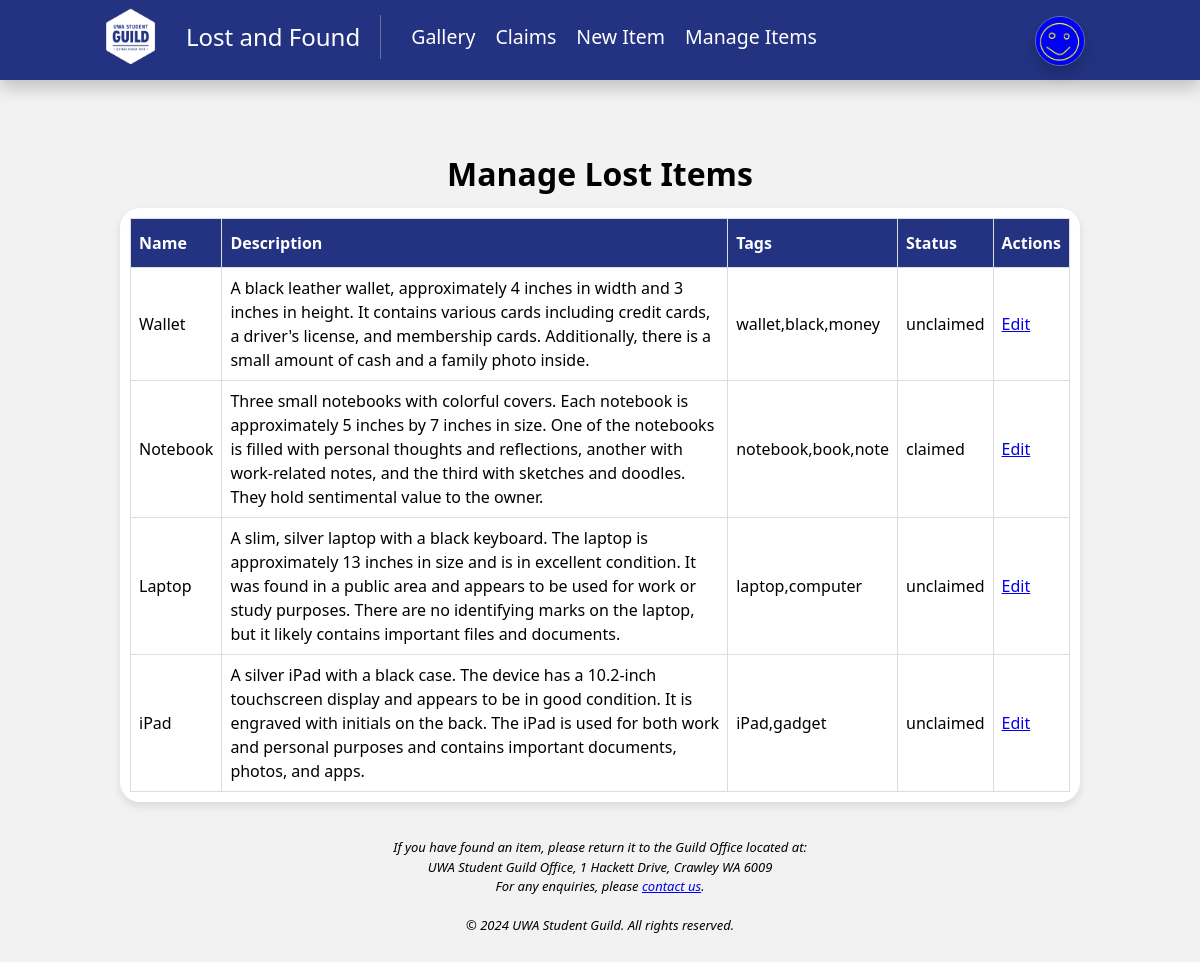
/admin/manage-items (signed in), run on the app's committed database.
### app/models.py (models this page shows, shortened)
class User(UserMixin, db.Model):
    id = db.Column(db.Integer, primary_key=True)
    email = db.Column(db.String(120), index=True, unique=True)
    password_hash = db.Column(db.String(128))
    previlage = db.Column(db.String(128))
    first_name = db.Column(db.String(128))
    last_name = db.Column(db.String(128))
    photo_path = db.Column(db.String(128), default="sample_profile_photo.jpg")
    created_at = db.Column(db.DateTime, default=datetime.now)
    updated_at = db.Column(db.DateTime, default=datetime.now, onupdate=datetime.now)

class LostItem(db.Model):
    id = db.Column(db.Integer, primary_key=True)
    name = db.Column(db.String(128))
    description = db.Column(db.String(512))
    tags = db.Column(db.String(128))
    photo_paths = db.Column(db.String(128))
    status = db.Column(db.String(128), default="unclaimed")
    created_at = db.Column(db.DateTime, default=datetime.now)
    updated_at = db.Column(db.DateTime, default=datetime.now, onupdate=datetime.now)
    admin_id = db.Column(db.Integer, db.ForeignKey('user.id'))

### app/routes.py (the view)
@app.route('/admin/manage-items', methods=['GET'])
@login_required
def admin_manage_items():
    if not current_user.previlage == 'admin':
        return redirect(url_for('index'))
    items = LostItem.query.all() # Fetch all lost items from the database
    return render_template('admin/manage-items.html', items=items)

### app/models.py (called while the page is built)
@login.user_loader
def load_user(id):
    return db.session.get(User, int(id))

### app/templates/admin/manage-items.html (shortened to what this page needs)
{% extends "base.html" %}
{% block header %}
Manage Lost Items
{% endblock %}
{% block content %}
<table id="table-layout">
    <thead>
        <tr>
            <th>Name</th>
            <th>Description</th>
            <th>Tags</th>
            <th>Status</th>
            <th>Actions</th>
        </tr>
    </thead>
    <tbody>
        {% for item in items %}
        <tr>
            <td>{{ item.name }}</td>
            <td>{{ item.description }}</td>
            <td>{{ item.tags }}</td>
            <td>{{ item.status }}</td>
            <td>
                <a href="/admin/edit-item/{{ item.id }}">Edit</a>
            </td>
        </tr>
        {% endfor %}
    </tbody>
</table>
{% endblock %}

### app/templates/base.html (shortened to what this page needs)
<!DOCTYPE html>
<html lang="en">
<head>
    <link rel="stylesheet" type="text/css" href="{{ url_for('static', filename='css/styles.css') }}">
</head>
    <body>
        <header>
            <nav class="navbar">
                <div class="nav-items">
                    <div class="nav-menu">
                        <img class="logo-navbar" src="{{ url_for('static', filename='css/SGlogo.PNG') }}" alt="Student Guild Logo">
                        <div class="nav-menu-title">Lost and Found</div>
                        <a href="{{ url_for('gallery') }}">Gallery</a>
                        {% if current_user.previlage == 'admin' %}
                            <a href="{{ url_for('admin_claims') }}">Claims</a>
                            <a href="{{ url_for('new_item') }}">New Item</a>
                            <a href="{{ url_for('admin_manage_items') }}">Manage Items</a>
                        {% endif %}
                        <div class="dropdown">
                            <img class="profile-navbar" src="{{ url_for('static', filename='profile_photos/' + current_user.photo_path) }}" alt="Profile Image" class="profile-img">
                        </div>
                    </div>
                </div>
            </nav>
        </header>
        <div class="page-header">
            <h2>{% block header %}Default Header{% endblock %}</h2>
        </div>
        <div class="content-container">
            {% block content %}
            {% endblock %}
        </div>
        <footer class ="additional-text">
            <p>If you have found an item, please return it to the Guild Office located at:</p>
            <address>
                UWA Student Guild Office, 1 Hackett Drive, Crawley WA 6009
            </address>
            <p>For any enquiries, please <a href="https://www.uwastudentguild.com/contact" target="blank">contact us</a>.</p>
            <br>
            <p >© 2024 UWA Student Guild. All rights reserved.</p>
        </footer>
    </body>
</html>

### app/static/css/styles.css (style rules this page uses)
* { margin: 0; padding: 0; box-sizing: border-box; }
body { font-family: 'Segoe UI', 'Open Sans', 'Helvetica Neue', sans-serif; font-size: 1rem; font-weight: 300; line-height: 1.5; scroll-behavior: smooth; background-color: rgb(242, 242, 242); }
h2 { font-weight: bold; font-size:xx-large; text-align: center; margin-top: 5px; margin-bottom: 5px; }
.navbar { position: fixed; width: 100%; height: 80px; display: flex; flex-direction: row; border-bottom: 1px solid #233382; background-color: #233382; z-index: 1000; box-shadow: 0px 8px 16px 0px rgba(0,0,0,0.2); }
.nav-items { width: 100%; margin-left: 8%; margin-right: 8%; }
.nav-menu { display: flex; position: static; width: 100%; height: 100%; background: none; align-items: center; padding-bottom: 5px; font-size: 19.5px; font-weight: bolder; }
.nav-menu-title { font-size: x-large; color: white; padding-left: 20px; text-align: center; }
.nav-menu a { display: block; padding: 20px 10px; color: white; text-decoration: none; text-align: center; }
.logo-navbar { width: 70px; height: 70px; object-fit: scale-down; }
.dropdown { margin-top: 2vb; margin-left: auto; margin-right: 2vb; margin-bottom: 0.5vb; }
.profile-navbar { width: 50px; height: 50px; border-radius: 50%; border: 1px solid rgba(255, 255, 255, 0.3); box-shadow: 0px 8px 16px 0px rgba(0,0,0,0.2); }
.additional-text { padding-top: 3%; padding-bottom: 3%; font-size: small; font-style: italic; text-align: center; }
.page-header { padding-top: 15vb; text-align: center; font-weight: 350; }
.content-container { display: block; background-color: white; width: 80%; margin-left: 10%; margin-right: 10%; margin-top: 10px; border-radius: 20px; box-shadow: 0 4px 8px rgba(0,0,0,0.1); padding: 10px; overflow: auto; }
#table-layout { border-collapse: collapse; width: 100%; }
#table-layout td, #table-layout th { border: 1px solid #ddd; padding: 8px; }
#table-layout tr:nth-child(even) { background-color: white; }
#table-layout th { padding-top: 12px; padding-bottom: 12px; text-align: left; background-color: #233382; color: white; }

### data on the page
User: photo_path (picture)
LostItem: name "Wallet", description "A black leather wallet, approximately 4 inches in width and 3 inches in height. It contains various cards including credit cards, a driver's license, and membership cards. Additionally, there is a small amount of cash and a family photo inside.", tags "wallet,black,money", status "unclaimed"
LostItem: name "Notebook", description "Three small notebooks with colorful covers. Each notebook is approximately 5 inches by 7 inches in size. One of the notebooks is filled with personal thoughts and reflections, another with work-related notes, and the third with sketches and doodles. They hold sentimental value to the owner.", tags "notebook,book,note", status "claimed"
LostItem: name "Laptop", description "A slim, silver laptop with a black keyboard. The laptop is approximately 13 inches in size and is in excellent condition. It was found in a public area and appears to be used for work or study purposes. There are no identifying marks on the laptop, but it likely contains important files and documents.", tags "laptop,computer", status "unclaimed"
LostItem: name "iPad", description "A silver iPad with a black case. The device has a 10.2-inch touchscreen display and appears to be in good condition. It is engraved with initials on the back. The iPad is used for both work and personal purposes and contains important documents, photos, and apps.", tags "iPad,gadget", status "unclaimed"
